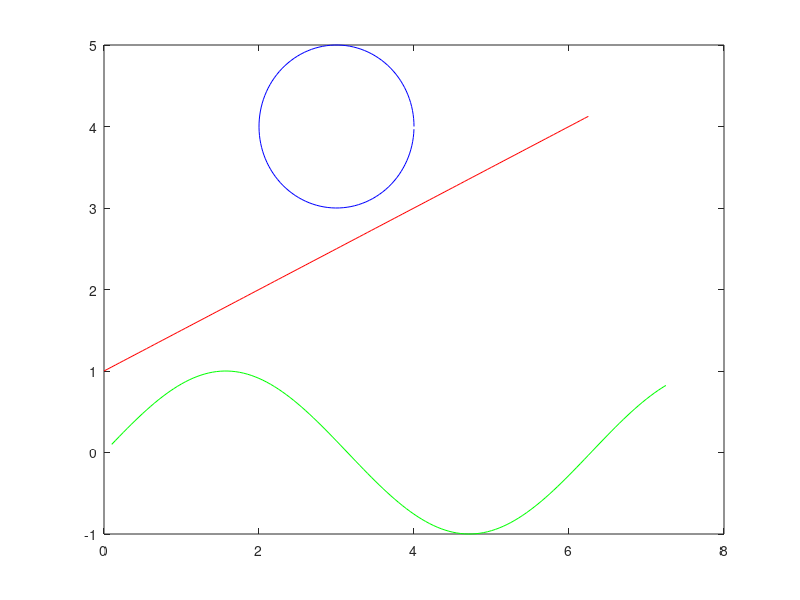
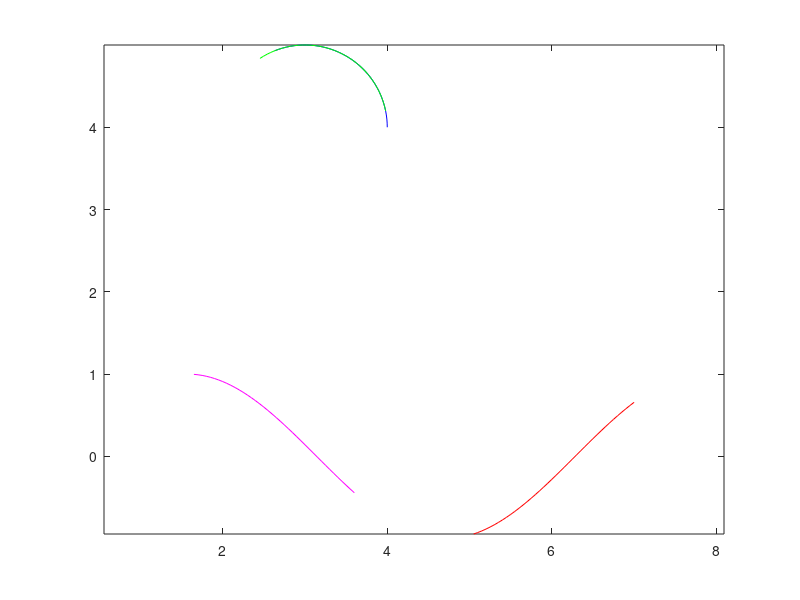
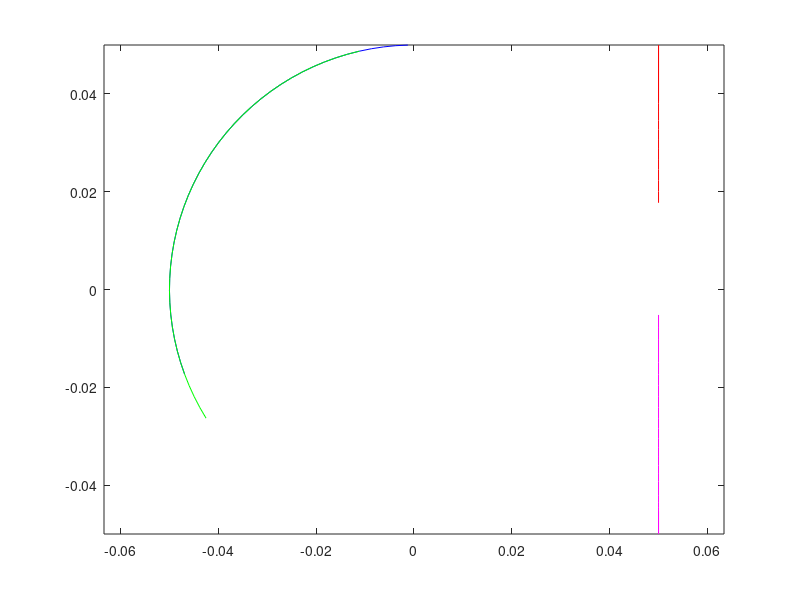

These charts were generated, in order, by the following MATLAB code: (Note: this script raises an error after producing the figures.)
% small test

% circle
c = [ 3 4];
r = 1;
t = 0:0.05:2*pi;

sx1 = c(1) + r * cos(t) + 0.0*randn(size(t));
sy1 = c(2) + r * sin(t) + 0.000*randn(size(t));


A = [0.9988 -0.05;0.05 0.9988];

plot(sx1,sy1,'b');


% sin
sx2 = 0.1:0.05:2*pi+1;
sy2 = sin(sx2);

hold on;plot(sx2,sy2,'g');hold off;

k = 0.5;
b = 1;
sx3 = 0:0.05:2*pi;
sy3 = k * sx3 + b;

hold on;plot(sx3,sy3,'r');hold off;

L = 40;

ind1 = 1:1+L-1;
% ind1 = 1:length(t);
% ind1 = 1:126;
ind2 = 5:5+L-1;
ind3 = 32:32+L-1;
ind4 = 100:100+L-1;

x1 = sx1(ind1);
y1 = sy1(ind1);
x2 = sx1(ind2);
y2 = sy1(ind2);
x3 = sx2(ind3);
y3 = sy2(ind3);
x4 = sx2(ind4);
y4 = sy2(ind4);

figure(2);
plot(x1,y1,'b');
hold;
plot(x2,y2,'g');
plot(x3,y3,'m');
plot(x4,y4,'r');
hold;
axis equal

% x1 = x1 - mean(x1);
% y1 = y1 - mean(y1);
% x2 = x2 - mean(x2);
% y2 = y2 - mean(y2);
% x3 = x3 - mean(x3);
% y3 = y3 - mean(y3);
% x4 = x4 - mean(x4);
% y4 = y4 - mean(y4);

u1 = diff(x1);
v1 = diff(y1);
u2 = diff(x2);
v2 = diff(y2);
u3 = diff(x3);
v3 = diff(y3);
u4 = diff(x4);
v4 = diff(y4);

figure(3);
plot(u1,v1,'b');
hold;
plot(u2,v2,'g');
plot(u3,v3,'m');
plot(u4,v4,'r');
hold;
axis equal

L = 44;

Hx1 = hankel(x1(1:ceil(L/2)),x1(ceil(L/2):end));
Hy1 = hankel(y1(1:ceil(L/2)),y1(ceil(L/2):end));
H1 = [Hx1;Hy1];

Hx2 = hankel(x2(1:ceil(L/2)),x2(ceil(L/2):end));
Hy2 = hankel(y2(1:ceil(L/2)),y2(ceil(L/2):end));
H2 = [Hx2;Hy2];

Hx3 = hankel(x3(1:ceil(L/2)),x3(ceil(L/2):end));
Hy3 = hankel(y3(1:ceil(L/2)),y3(ceil(L/2):end));
H3 = [Hx3;Hy3];

Hx4 = hankel(x4(1:ceil(L/2)),x4(ceil(L/2):end));
Hy4 = hankel(y4(1:ceil(L/2)),y4(ceil(L/2):end));
H4 = [Hx4;Hy4];

Hu1 = hankel(u1(1:ceil(L/2)),u1(ceil(L/2):end));
Hv1 = hankel(v1(1:ceil(L/2)),v1(ceil(L/2):end));
Hd1 = [Hu1;Hv1];

Hu2 = hankel(u2(1:ceil(L/2)),u2(ceil(L/2):end));
Hv2 = hankel(v2(1:ceil(L/2)),v2(ceil(L/2):end));
Hd2 = [Hu2;Hv2];

Hu3 = hankel(u3(1:ceil(L/2)),u3(ceil(L/2):end));
Hv3 = hankel(v3(1:ceil(L/2)),v3(ceil(L/2):end));
Hd3 = [Hu3;Hv3];

Hu4 = hankel(u4(1:ceil(L/2)),u4(ceil(L/2):end));
Hv4 = hankel(v4(1:ceil(L/2)),v4(ceil(L/2):end));
Hd4 = [Hu4;Hv4];

% H1 = H1';
% H2 = H2';
% H3 = H3';
% H4 = H4';
% Hd1 = Hd1';
% Hd2 = Hd2';
% Hd3 = Hd3';
% Hd4 = Hd4';

tic;

[U1,S1,V1] = svd(H1);
[U2,S2,V2] = svd(H2);
[U3,S3,V3] = svd(H3);
[U4,S4,V4] = svd(H4);
[Ud1,Sd1,Vd1] = svd(Hd1);
[Ud2,Sd2,Vd2] = svd(Hd2);
[Ud3,Sd3,Vd3] = svd(Hd3);
[Ud4,Sd4,Vd4] = svd(Hd4);
% H1 = U1*(S1>1e-3)*V1';
% H2 = U2*(S2>1e-3)*V2';
% H3 = U3*(S3>1e-3)*V3';
% H4 = U4*(S4>1e-3)*V4';

H1_p = H1 / (norm(H1*H1','fro')^0.5);
H2_p = H2 / (norm(H2*H2','fro')^0.5);
H3_p = H3 / (norm(H3*H3','fro')^0.5);
H4_p = H4 / (norm(H4*H4','fro')^0.5);

d12 = 2 - norm(H1_p*H1_p' + H2_p*H2_p', 'fro');
d13 = 2 - norm(H1_p*H1_p' + H3_p*H3_p', 'fro');
d23 = 2 - norm(H2_p*H2_p' + H3_p*H3_p', 'fro');
d14 = 2 - norm(H1_p*H1_p' + H4_p*H4_p', 'fro');
d24 = 2 - norm(H2_p*H2_p' + H4_p*H4_p', 'fro');
d34 = 2 - norm(H3_p*H3_p' + H4_p*H4_p', 'fro');

toc

d12
d13
d23
d14
d24
d34

tic;

% [U1,S1,V1] = svd(H1);
% [U2,S2,V2] = svd(H2);
% [U3,S3,V3] = svd(H3);
% [U4,S4,V4] = svd(H4);
% H1 = U1*(S1>1e-3)*V1';
% H2 = U2*(S2>1e-3)*V2';
% H3 = U3*(S3>1e-3)*V3';
% H4 = U4*(S4>1e-3)*V4';

Hx1 = bsxfun(@minus, Hx1, mean(Hx1));
Hy1 = bsxfun(@minus, Hy1, mean(Hy1));
Hx2 = bsxfun(@minus, Hx2, mean(Hx2));
Hy2 = bsxfun(@minus, Hy2, mean(Hy2));
Hx3 = bsxfun(@minus, Hx3, mean(Hx3));
Hy3 = bsxfun(@minus, Hy3, mean(Hy3));
Hx4 = bsxfun(@minus, Hx4, mean(Hx4));
Hy4 = bsxfun(@minus, Hy4, mean(Hy4));

H1 = [Hx1;Hy1];
H2 = [Hx2;Hy2];
H3 = [Hx3;Hy3];
H4 = [Hx4;Hy4];

H1_p = H1 / (norm(H1*H1','fro')^0.5);
H2_p = H2 / (norm(H2*H2','fro')^0.5);
H3_p = H3 / (norm(H3*H3','fro')^0.5);
H4_p = H4 / (norm(H4*H4','fro')^0.5);

d12 = 2 - norm(H1_p*H1_p' + H2_p*H2_p', 'fro');
d13 = 2 - norm(H1_p*H1_p' + H3_p*H3_p', 'fro');
d23 = 2 - norm(H2_p*H2_p' + H3_p*H3_p', 'fro');
d14 = 2 - norm(H1_p*H1_p' + H4_p*H4_p', 'fro');
d24 = 2 - norm(H2_p*H2_p' + H4_p*H4_p', 'fro');
d34 = 2 - norm(H3_p*H3_p' + H4_p*H4_p', 'fro');

toc

d12
d13
d23
d14
d24
d34

tic;

Hx1 = bsxfun(@minus, Hx1, mean(Hx1));
Hy1 = bsxfun(@minus, Hy1, mean(Hy1));
Hx2 = bsxfun(@minus, Hx2, mean(Hx2));
Hy2 = bsxfun(@minus, Hy2, mean(Hy2));
Hx3 = bsxfun(@minus, Hx3, mean(Hx3));
Hy3 = bsxfun(@minus, Hy3, mean(Hy3));
Hx4 = bsxfun(@minus, Hx4, mean(Hx4));
Hy4 = bsxfun(@minus, Hy4, mean(Hy4));

H1 = [Hx1;Hy1];
H2 = [Hx2;Hy2];
H3 = [Hx3;Hy3];
H4 = [Hx4;Hy4];

H1_p2 = H1 / norm(H1,'fro');
H2_p2 = H2 / norm(H2,'fro');
H3_p2 = H3 / norm(H3,'fro');
H4_p2 = H4 / norm(H4,'fro');

H1_p = bsxfun(@rdivide, H1, sqrt(sum(H1.^2))) / sqrt(size(H1,2));
H2_p = bsxfun(@rdivide, H2, sqrt(sum(H2.^2))) / sqrt(size(H2,2));
H3_p = bsxfun(@rdivide, H3, sqrt(sum(H3.^2))) / sqrt(size(H3,2));
H4_p = bsxfun(@rdivide, H4, sqrt(sum(H4.^2))) / sqrt(size(H4,2));


[U1,S1,V1] = svd(H1_p);
[U2,S2,V2] = svd(H2_p);
[U3,S3,V3] = svd(H3_p);
[U4,S4,V4] = svd(H4_p);
s1 = diag(S1);
s2 = diag(S2);
s3 = diag(S3);
s4 = diag(S4);

% d12 = 1 - sum(sum(abs((U1*sqrt(S1))'*(U2*sqrt(S2))).^2));
% d13 = 1 - sum(sum(abs((U1*S1)'*(U3*S3))));
% d23 = 1 - sum(sum(abs((U2*S2)'*(U3*S3))));
% d14 = 1 - sum(sum(abs((U1*S1)'*(U4*S4))));
% d24 = 1 - sum(sum(abs((U2*S2)'*(U4*S4))));
% d34 = 1 - sum(sum(abs((U3*S3)'*(U4*S4))));

d12 = 1 - sum(sum(((U1*sqrt(S1))'*(U2*sqrt(S2))).^2));
d13 = 1 - sum(sum(((U1*sqrt(S1))'*(U3*sqrt(S3))).^2));
d23 = 1 - sum(sum(((U2*sqrt(S2))'*(U3*sqrt(S3))).^2));
d14 = 1 - sum(sum(((U1*sqrt(S1))'*(U4*sqrt(S4))).^2));
d24 = 1 - sum(sum(((U2*sqrt(S2))'*(U4*sqrt(S4))).^2));
d34 = 1 - sum(sum(((U3*sqrt(S3))'*(U4*sqrt(S4))).^2));

toc

d12
d13
d23
d14
d24
d34

tic

Hd1_p = Hd1 / norm(Hd1,'fro');
Hd2_p = Hd2 / norm(Hd2,'fro');
Hd3_p = Hd3 / norm(Hd3,'fro');
Hd4_p = Hd4 / norm(Hd4,'fro');

[Ud1,Sd1,Vd1] = svd(Hd1_p);
[Ud2,Sd2,Vd2] = svd(Hd2_p);
[Ud3,Sd3,Vd3] = svd(Hd3_p);
[Ud4,Sd4,Vd4] = svd(Hd4_p);

d12 = 1 - sum(sum(abs((Ud1*Sd1)'*(Ud2*Sd2))));
d13 = 1 - sum(sum(abs((Ud1*Sd1)'*(Ud3*Sd3))));
d23 = 1 - sum(sum(abs((Ud2*Sd2)'*(Ud3*Sd3))));
d14 = 1 - sum(sum(abs((Ud1*Sd1)'*(Ud4*Sd4))));
d24 = 1 - sum(sum(abs((Ud2*Sd2)'*(Ud4*Sd4))));
d34 = 1 - sum(sum(abs((Ud3*Sd3)'*(Ud4*Sd4))));

toc

d12
d13
d23
d14
d24
d34

tic

d12 = subspace(Hd1,Hd2);
d13 = subspace(Hd1,Hd3);
d23 = subspace(Hd2,Hd3);
d14 = subspace(Hd1,Hd4);
d24 = subspace(Hd2,Hd4);
d34 = subspace(Hd3,Hd4);

toc

d12
d13
d23
d14
d24
d34

% figure(4);
% tt = 1:L;
% plot(tt,x1,'b',tt,y1,'b',tt,x2,'g',tt,y2,'g',tt,x3,'m',tt,y3,'m',tt,x4,'r',tt,y4,'r');
% legend x1 y1 x2 y2 x3 y3 x4 y4

% %% cvx test
% addpath('/home/xikang/research/code/toolbox/cvx');
% [m,n] = size(H1);
% W1 = eye(m);
% W2 = eye(n);
% H = zeros(size(H1));
% H_pre = ones(size(H));
% while norm(H-H_pre,'fro') > 1e-3
%     H_pre = H;
%     cvx_begin
%     b1 = [ones(8);zeros(8)];
%     b2 = [zeros(8);ones(8)];
%     variables Y(m,m) Z(n,n);
%     variables H(m,n) a1 a2;
%     a1*b1 + a2*b2 + H == H2;
%     [Y H; H' Z] == semidefinite(24);
%     % minimize(norm_nuc(H));
%     minimize(trace(W1*Y)+trace(W2*Z));
%     cvx_end
%     
%     sy = svd(Y);
%     sz = svd(Z);
%     W1 = inv(Y + sy(1)*eye(16));
%     W2 = inv(Z + sz(1)*eye(8));
%     
% end
% rmpath('/home/xikang/research/code/toolbox/cvx');

%% remove all dc components
% dc1 = [ones(8,1);zeros(8,1)];
% dc2 = [zeros(8,1);ones(8,1)];
% for i = 1:size(H1,2)
%     temp = H1(:,i);
%     temp = temp - (temp'*dc1)/(dc1'*dc1)*dc1 - (temp'*dc2)/(dc2'*dc2)*dc2;
%     temp = temp/norm(temp);
%     H1(:,i) = temp;
% end
% H1 = H1/sqrt(size(H1,2));
% for i = 1:size(H2,2)
%     temp = H2(:,i);
%     temp = temp - (temp'*dc1)/(dc1'*dc1)*dc1 - (temp'*dc2)/(dc2'*dc2)*dc2;
%     temp = temp/norm(temp);
%     H2(:,i) = temp;
% end
% H2 = H2/sqrt(size(H2,2));
% for i = 1:size(H3,2)
%     temp = H3(:,i);
%     temp = temp - (temp'*dc1)/(dc1'*dc1)*dc1 - (temp'*dc2)/(dc2'*dc2)*dc2;
%     temp = temp/norm(temp);
%     H3(:,i) = temp;
% end
% H3 = H3/sqrt(size(H3,2));

%% compute translation
% svd(Hx1)
% svd(Hx2)
% svd([Hx1 Hx2])
x = x1+10;
% H = hankel_mo(x,[3,24]);
H = hankel_mo(x);
s = sym('s');
d = det((H+s)*(H+s).');
coef = sym2poly(vpa(d));
r = roots(coef);
r

T = findTranslation(x1')

% addpath(genpath('/home/xikang/research/code/toolbox/multipoly'));
% pvar s;
% d = det((H+s)*(H+s)')
% coef = full(d.coef)
% r = roots(coef);
% disp('original r is');
% r
% % filter out small imaginary part
% thr = 0.1;
% ind = abs(imag(r))<thr*abs(real(r));
% r(ind) = real(r(ind));
% disp('imag filtered r is');
% r
% % find double roots
% thr_d = 0.01;
% r = sort(r);
% counter = 1;
% valid = false(length(r));
% while counter < length(r)
%     if abs(r(counter)-r(counter+1))/abs(r(counter)) < thr_d
%         valid(counter) = true;
%         counter = counter + 2;
%     else
%         counter = counter + 1;
%     end
% end
% r = r(valid);
% disp('double filtered r is');
% r

% rmpath(genpath('/home/xikang/research/code/toolbox/multipoly'));
% addpath('/home/xikang/research/code/toolbox/cvx');
% cvx_begin
% variable c;
% W = (H+c)*(H+c)';
% log_det(W) == 0;
% minimize(0);
% cvx_end
% rmpath('/home/xikang/research/code/toolbox/cvx');

